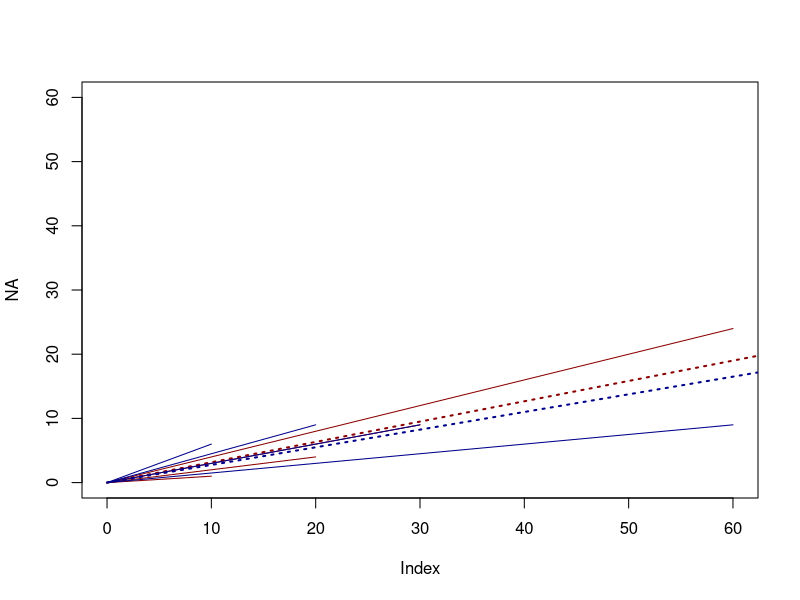
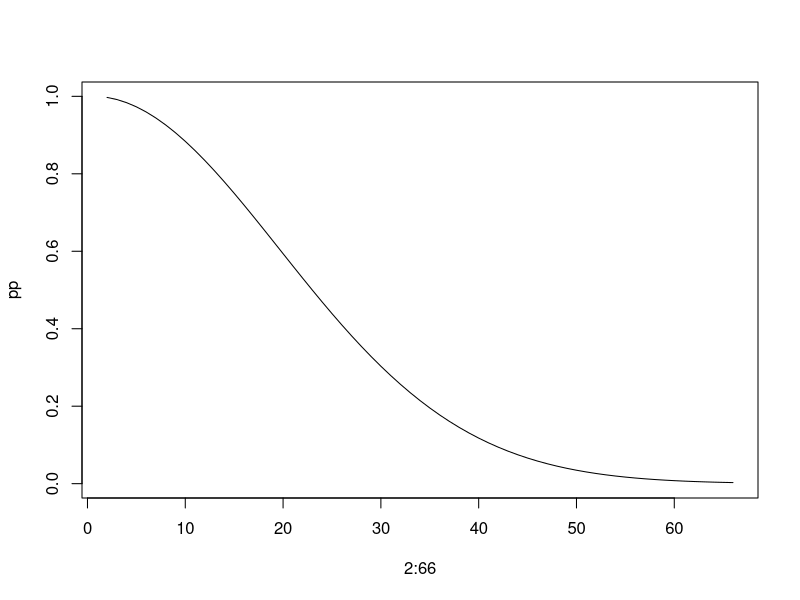

The R source for these figures, in order:
# https://scitechdaily.com/paradoxes-of-probability-statistical-strangeness/


################################################
# https://en.wikipedia.org/wiki/Simpson%27s_paradox#Vector_interpretation

# szkodliwe leczenie było zastosowane często dla najłatwiejszych przypadków
# a rzadko dla najtrudniejszych przypadków
# i jednocześnie brak leczenia był zastosowany często dla trudnych przypadków
# i rzadko dla łatwych przypadków
# dlatego wydało się że szkodliwe leczenie jest lepsze niż brak leczenia


a_num = c(10, 20, 30, 60)
a_rec = c(.1, .2, .3, .4)

a_q = a_num * a_rec
a_p = a_num

sum(a_num * a_rec) / 120
sum(a_num * a_rec)
a_num * a_rec


b_num = c(60, 30, 20, 10)
b_rec = c(.15, .3, .45, .6)
sum(b_num * b_rec) / 120
sum(b_num * b_rec)
b_num * b_rec

b_q = b_num * b_rec
b_p = b_num


# mimo że suma jest do 120 wykres do 60
plot(NA, xlim=c(0, 60), ylim=c(0,60))
for(i in 1:4)
    lines( c(0,a_p[i]), c(0,a_q[i]), col = 'red4')
lines(c(0, 120), c(0, sum(a_num * a_rec)), col = 'red4', lwd = 2, lty=3)


for(i in 1:4)
    lines( c(0,b_p[i]), c(0,b_q[i]), col = 'blue4')
lines(c(0, 120), c(0, sum(b_num * b_rec)), col = 'blue4', lwd = 2, lty=3)


###########################
# ad ratefallacy
300*.04
12*.08
(300-12)*.25

((300-12)*.25+12*.08)/300


###########################
# Multiple comparisons fallacy
# (Birthday Paradox)
1/365

sapply(2:50, function(n) n*(n-1)/2)

40*39/2 / 365

(1 - 1/365)^(40*39/2)
1 / (1 - 1/365)^(40*39/2)

(1-1/365)^(24*23/2)
(1-1/365)^(23*22/2)
(1-1/365)^(22*21/2)

sapply(2:50, function(n) n*(n-1)/2)

# p-stwo że w żadnej z tych wielu par nikt nie ma jednocześnie urodzin
pp = sapply(2:66, function(n) (1-1/365)^(n*(n-1)/2))
plot(2:66, pp, type = 'l')














